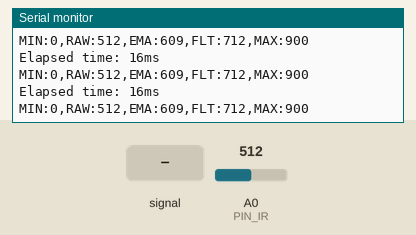
The sketch below on a simulated Arduino Uno, built with avr-gcc and run on an emulated ATmega328P. Parts: the last lines printed to the serial monitor. Inputs (shaded band) come from the test bench; at power-on: A0 (PIN_IR) = 512.

Above: at 1.2 s.
1.3 s: A0 (PIN_IR) fed a 200 Hz sine of ±81 counts around its level
At 1.33 s:
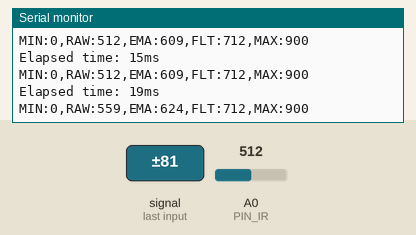
2.8 s: A0 (PIN_IR) set to 716
At 2.88 s:
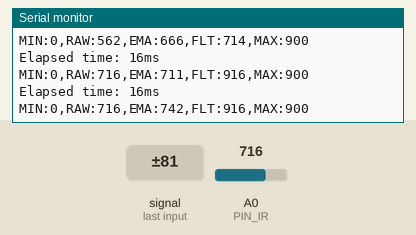
4.3 s: A0 (PIN_IR) set to 900
At 4.33 s:
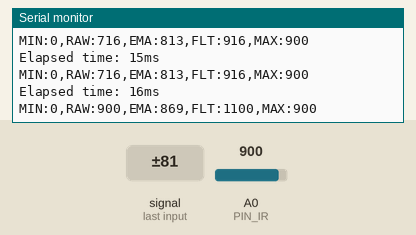
Timing chart, 0 to 7.3 s (numbered marks = the images above; inputs shaded):
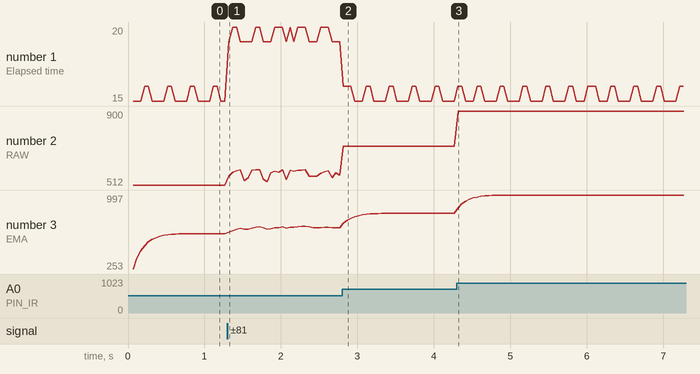

The sketch:

19_example_1.ino
```cpp
// Arduino pin assignment
#define PIN_IR A0

// configurable parameters
#define LOOP_INTERVAL 50    // Loop Interval (unit: msec)
#define _EMA_ALPHA    0.7   // EMA weight of new sample (range: 0 to 1)
                            // Setting EMA to 1 effectively disables EMA filter.

// global variables
unsigned long last_sampling_time; // unit: msec
int ema;                          // Voltage values from the IR sensor (0 ~ 1023)

void setup()
{
  Serial.begin(1000000);    // 1,000,000 bps

  last_sampling_time = 0;

  return;
  while(1) {
    while (Serial.available() == 0)
      ;
    Serial.read();  // wait for <Enter> key
    ir_sensor_filtered(7, 0.5, 1);
  }
}

void loop()
{
  unsigned int raw, filtered;           // Voltage values from the IR sensor (0 ~ 1023)

  // wait until next sampling time.
  if (millis() < (last_sampling_time + LOOP_INTERVAL))
    return;
  last_sampling_time += LOOP_INTERVAL;

  // Take a median value from multiple measurements
  filtered = ir_sensor_filtered(140, 0.5, 2);

  // Take a single measurement
  raw = analogRead(PIN_IR);

  // Calculate EMA
  ema = _EMA_ALPHA * ema + (1.0 - _EMA_ALPHA) * raw;

  // Oupput the raw, filtered, and EMA values for comparison purpose
  Serial.print("MIN:"); Serial.print(0);              Serial.print(",");
  Serial.print("RAW:"); Serial.print(raw);            Serial.print(",");
  Serial.print("EMA:"); Serial.print(ema + 100);      Serial.print(",");
  Serial.print("FLT:"); Serial.print(filtered + 200); Serial.print(",");
  Serial.print("MAX:"); Serial.println(900);
}

int compare(const void *a, const void *b) {
  return (*(unsigned int *)a - *(unsigned int *)b);
}

unsigned int ir_sensor_filtered(unsigned int n, float position, int verbose)
{
  // Eliminate spiky noise of an IR distance sensor by repeating measurement and taking a middle value
  // n: number of measurement repetition
  // position: the percentile of the sample to be taken (0.0 <= position <= 1.0)
  // verbose: 0 - normal operation, 1 - observing the internal procedures, and 2 - calculating elapsed time.
  // Example 1: ir_sensor_filtered(n, 0.5, 0) => return the median value among the n measured samples.
  // Example 2: ir_sensor_filtered(n, 0.0, 0) => return the smallest value among the n measured samples.
  // Example 3: ir_sensor_filtered(n, 1.0, 0) => return the largest value among the n measured samples.

  // The output of Sharp infrared sensor includes lots of spiky noise.
  // To eliminate such a spike, ir_sensor_filtered() performs the following two steps:
  // Step 1. Repeat measurement n times and collect n * position smallest samples, where 0 <= postion <= 1.
  // Step 2. Return the position'th sample after sorting the collected samples.

  // returns 0, if any error occurs

  unsigned int *ir_val, ret_val;
  unsigned int start_time;

  if (verbose >= 2)
    start_time = millis();

  if ((n == 0) || (n > 1000) || (position < 0.0) || (position > 1))
    return 0;

  if (position == 1.0)
    position = 0.999;

  if (verbose == 1) {
    Serial.print("n: "); Serial.print(n);
    Serial.print(", position: "); Serial.print(position);
    Serial.print(", ret_idx: ");  Serial.println((unsigned int)(n * position));
  }

  ir_val = (unsigned int *)malloc(sizeof(unsigned int) * n);
  if (ir_val == NULL)
    return 0;

  if (verbose == 1)
    Serial.print("IR:");

  for (int i = 0; i < n; i++) {
    ir_val[i] = analogRead(PIN_IR);
    if (verbose == 1) {
        Serial.print(" ");
        Serial.print(ir_val[i]);
    }
  }

  if (verbose == 1)
    Serial.print  ("  => ");

  qsort(ir_val, n, sizeof(unsigned int), compare);
  ret_val = ir_val[(unsigned int)(n * position)];

  if (verbose == 1) {
    for (int i = 0; i < n; i++) {
        Serial.print(" ");
        Serial.print(ir_val[i]);
    }
    Serial.print(" :: ");
    Serial.println(ret_val);
  }
  free(ir_val);

  if (verbose >= 2) {
    Serial.print("Elapsed time: "); Serial.print(millis() - start_time); Serial.println("ms");
  }

  return ret_val;
}
```

Measured:
- after the input at 1.3 s, the serial monitor: prints a new line at once (image 1)
- after the input at 2.8 s, the serial monitor: prints a new line at once (image 2)
- after the input at 4.3 s, the serial monitor: prints a new line at once (image 3)
- plotted number 1: 15 → 19 after the input at 1.3 s
- plotted number 2: 512 → 562 after the input at 1.3 s, 562 → 716 after the input at 2.8 s
- plotted number 3: 609 → 666 after the input at 1.3 s, 666 → 813 after the input at 2.8 s, 813 → 997 after the input at 4.3 s
